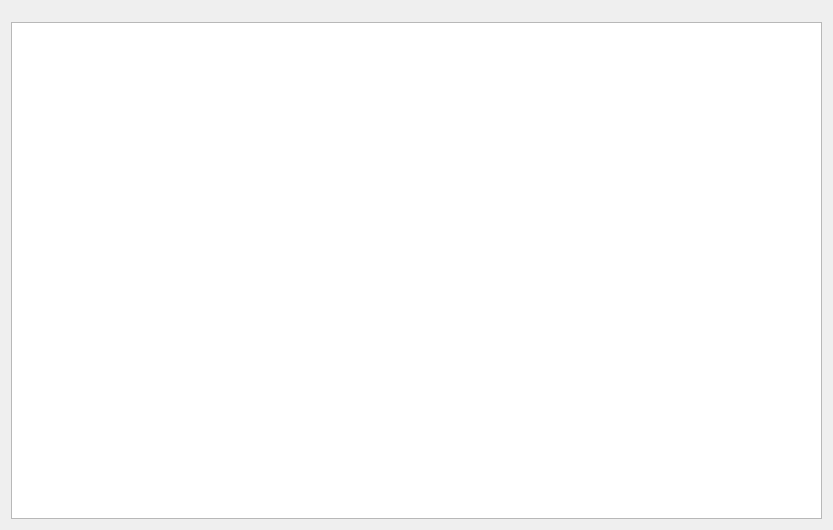
<?xml version="1.0" encoding="UTF-8"?>
<ui version="4.0">
 <class>MUH_YANSITMA_HESAPLARI_FISI</class>
 <widget class="QDialog" name="MUH_YANSITMA_HESAPLARI_FISI">
  <property name="geometry">
   <rect>
    <x>0</x>
    <y>0</y>
    <width>833</width>
    <height>530</height>
   </rect>
  </property>
  <property name="sizePolicy">
   <sizepolicy hsizetype="Expanding" vsizetype="Expanding">
    <horstretch>5</horstretch>
    <verstretch>0</verstretch>
   </sizepolicy>
  </property>
  <property name="windowTitle">
   <string>Dialog</string>
  </property>
  <layout class="QGridLayout" name="gridLayout" rowstretch="1,100">
   <item row="0" column="0">
    <widget class="QWidget" name="kernel_buttons_widget" native="true"/>
   </item>
   <item row="1" column="0">
    <widget class="QTableWidget" name="tablewidget_yansitma_hesaplari"/>
   </item>
  </layout>
  <action name="action_satir_ekle">
   <property name="text">
    <string>Satır Ekle</string>
   </property>
  </action>
  <action name="action_satir_sil">
   <property name="text">
    <string>Satır Sil</string>
   </property>
  </action>
  <action name="action_satiri_tamamla">
   <property name="text">
    <string>Satiri Tamamla</string>
   </property>
   <property name="toolTip">
    <string>Satırdaki eksik bilgileri tamamlar.</string>
   </property>
   <property name="shortcut">
    <string>Ctrl+T</string>
   </property>
  </action>
 </widget>
 <tabstops>
  <tabstop>tablewidget_yansitma_hesaplari</tabstop>
 </tabstops>
 <resources>
  <include location="../e9_icons.qrc"/>
 </resources>
 <connections/>
</ui>
